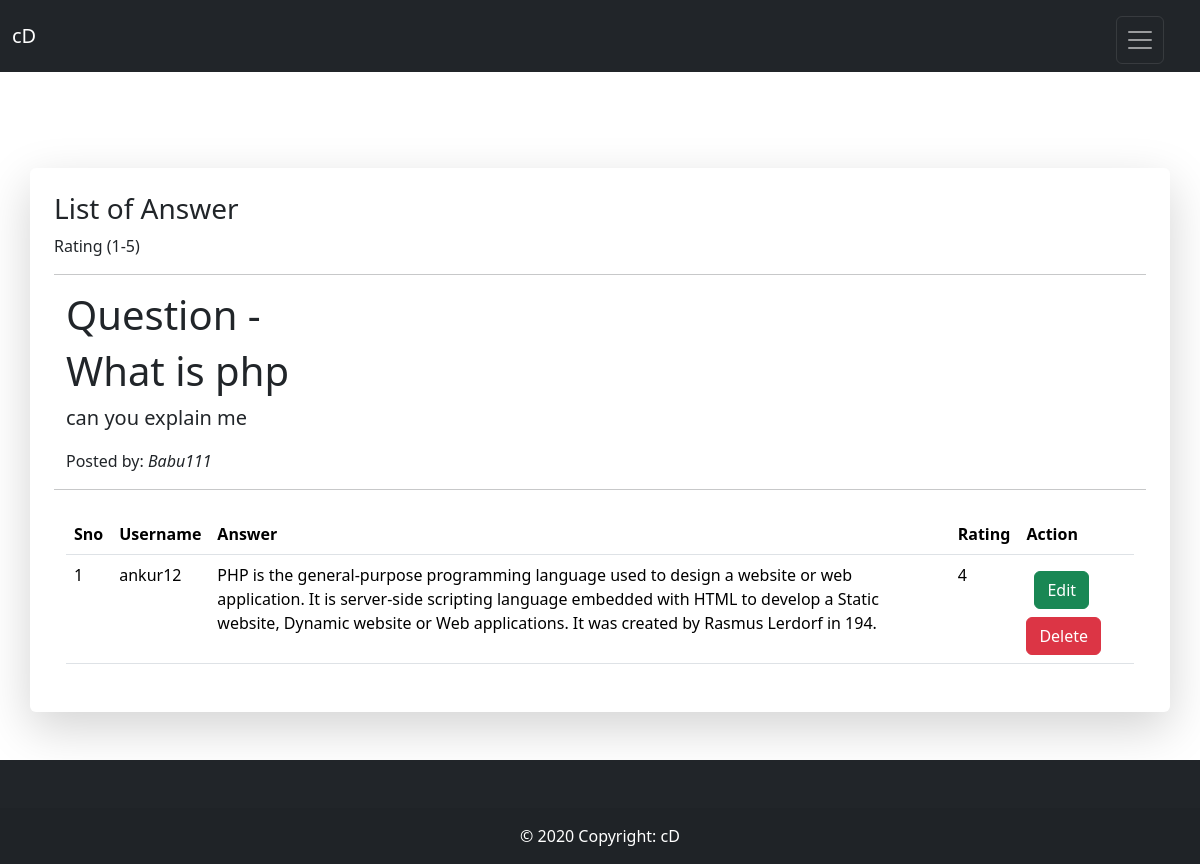
The page /adminAnswerList.php?threadid=1 on the database its author committed.
### tables this page shows
CREATE TABLE `threads` (
  `thread_id` int(11) NOT NULL,
  `thread_title` varchar(255) NOT NULL,
  `thread_desc` text NOT NULL,
  `thread_cat_id` int(11) NOT NULL,
  `thread_user_id` int(11) NOT NULL,
  `timeStamp` datetime NOT NULL DEFAULT current_timestamp()
);

CREATE TABLE `users` (
  `sno` int(11) NOT NULL,
  `user_email` varchar(60) NOT NULL,
  `user_username` varchar(111) NOT NULL,
  `user_pass` varchar(255) NOT NULL,
  `timestamp` datetime NOT NULL DEFAULT current_timestamp(),
  `user_name` varchar(255) NOT NULL,
  `user_img` varchar(100) NOT NULL
);

CREATE TABLE `comments` (
  `comment_id` int(11) NOT NULL,
  `comment_content` text NOT NULL,
  `thread_id` int(25) NOT NULL,
  `comment_by` int(11) NOT NULL,
  `comment_time` datetime NOT NULL DEFAULT current_timestamp(),
  `comment_rating` int(255) NOT NULL
);

### adminAnswerList.php (the view, shortened to what this page needs)
<!doctype html>
<html lang="en">
<head>
    <link rel="stylesheet" href="https://cdn.datatables.net/2.0.2/css/dataTables.dataTables.min.css">
    <link href="https://cdn.jsdelivr.net/npm/remixicon@4.1.0/fonts/remixicon.css" rel="stylesheet" />
    <link href="https://cdn.jsdelivr.net/npm/bootstrap@5.3.2/dist/css/bootstrap.min.css" rel="stylesheet">
</head>
<body>
    <?php include("partials/_adminHeader.php"); ?>
    <div class="container p-4 m-4">
    </div>
    <div class="shadow-lg p-3 mb-5 bg-white rounded container p-4">
        <h3>List of Answer </h3>
        Rating (1-5)
        <hr>
        <?php
        $id = $_GET['threadid'];
        $sql = "SELECT * FROM `threads` WHERE thread_id =$id;";
        $result = mysqli_query($conn, $sql);
        while ($row = mysqli_fetch_assoc($result)) {
            $title = $row['thread_title'];
            $desc = $row['thread_desc'];
            $thread_user_id = $row['thread_user_id'];
            $sql3 = "SELECT user_username FROM `users` WHERE sno='$thread_user_id'";
            $result3 = mysqli_query($conn, $sql3);
            $row3 = mysqli_fetch_assoc($result3);
            $posted_by  = $row3['user_username'];
        }
        ?>
        <div class="container my-3">
            <div class="jumbotron ">
                <h1>Question - </h1>
                <h3 class="display-6"><?php echo $title; ?></h3>
                <p class="lead"><?php echo $desc; ?></p>
                <p>Posted by:<em> <?php echo $posted_by; ?></em></p>
            </div>
        </div>
        <hr>
        <div class="container my-4">
            <table class="table" id="myTable">
                <thead>
                    <tr>
                        <th scope=" col">Sno</th>
                        <th scope="col">Username</th>
                        <th scope="col">Answer</th>
                        <th scope="col">Rating</th>
                        <th scope="col">Action</th>
                    </tr>
                </thead>
                <tbody>
                    <?php
                    $id = $_GET['threadid'];
                    $sql = " SELECT * FROM `comments` WHERE thread_id =$id";
                    $result = mysqli_query($conn, $sql);
                    $sno = 1;
                    while ($row = mysqli_fetch_assoc($result)) {
                        $content = $row['comment_content'];
                        $rating = $row['comment_rating'];
                        $comment_by = $row['comment_by'];
                        $sql2 = "SELECT * FROM `users` WHERE sno='$comment_by'";
                        $result2 = mysqli_query($conn, $sql2);
                        $row2 = mysqli_fetch_assoc($result2);
                        $user_name = $row2['user_username'];
                        echo '<tr>
                                <td scope="row">' . $sno . '</td>
                                <td>' . $user_name . '</td>
                                <td>'  .  $content . '</td>
                                <td>' . $rating  . '</td>
                                <td>
                                <a class="edit btn btn-success m-2" data-bs-toggle="modal" data-bs-target="#editModal"  id="' . $row['comment_id'] . '">Edit</a>
                                <a class=" btn btn-danger delete" data-bs-toggle="modal" data-bs-target="#DelExampleModal" data-id="' . $row['comment_id'] . '">Delete</a>
                                </td>
                            </tr>';
                        $sno = $sno + 1;
                    }
                    ?>
                </tbody>
            </table>
        </div>
    </div>
    <?php include("partials/_adminfooter.php"); ?>
</body>
</html>

### rows shown on the page
threads: thread_title "What is php", thread_desc "can you explain me"
users: user_username "Babu111"
comments: users.user_username "ankur12", comment_content "PHP is the general-purpose programming language used to design a website or web application. It is server-side scripting language embedded with HTML to develop a Static website, Dynamic website or Web applications. It was created by Rasmus Lerdorf in 194.", comment_rating "4"
